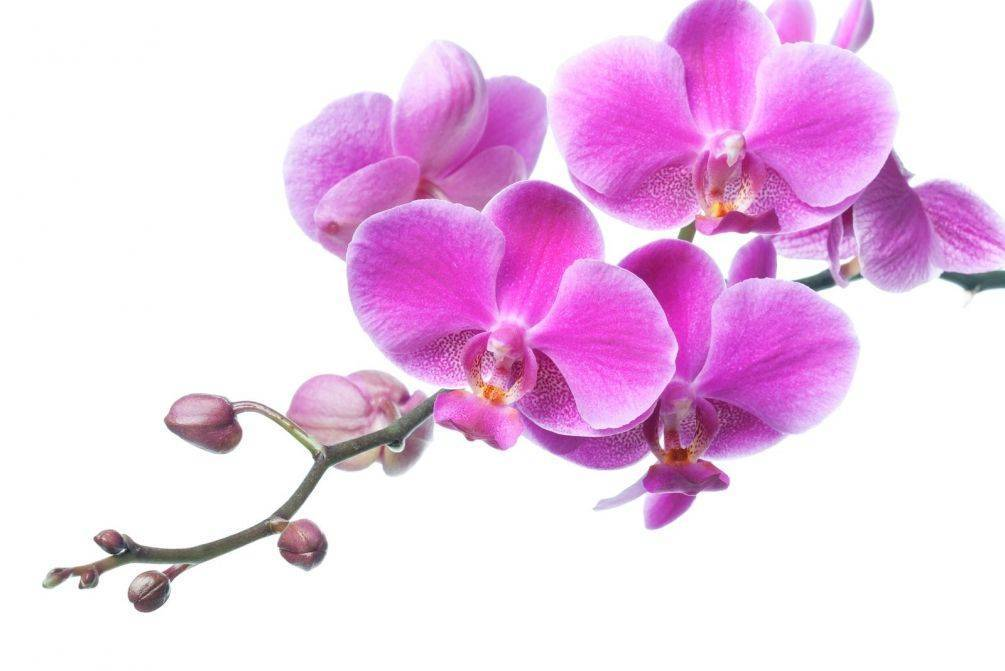
#> input picture flower.jpg, 1005 x 671 px
$ jupyter execute --allow-errors 'Научное программирование и машинное обучение.ipynb'   (shell and % lines are left out)
#> lines starting #> are read from the running program, lines starting #| are printed output that depends on the picture
# Визуализация данных в Python

[cell 1]
#импорт для всего ноутбука
import pandas as pd
import matplotlib.pyplot as plt
import numpy as np
import math
import seaborn as sns

[cell 2]
#1
x = [2,3,1]
y = [1,1,3]

fig, ax = plt.subplots(figsize = (6,4))
ax.fill(x,y,'y')
plt.show()
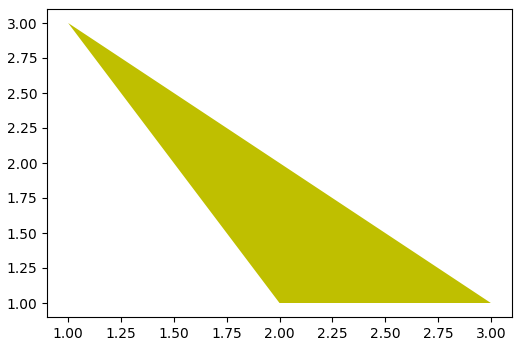
#> figure drawn by matplotlib, 1 panel

[cell 3]
#2
x = np.linspace(-100, 100, 20)
y = [i**3 for i in x]

fig, ax = plt.subplots()
ax.plot(x, y, 'g*-')
ax.text(-60, -10 ** 6, 'квадратичная функция', fontstyle = 'italic', fontsize = 20)
plt.show()
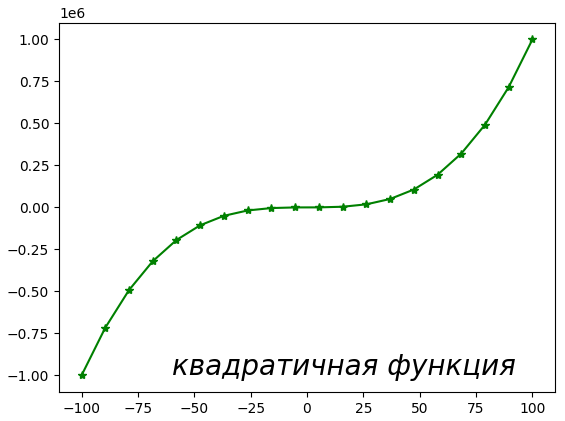
#> figure drawn by matplotlib, 1 panel; curve peaks at x = 100, y = 1000000

Запустите, код, предложенный ниже. Подумайте и напишите ответ на следующие вопросы:

1) Что оначает с=(1.0, 0.0, 0.0)?
2) Когда вы запустите код, то получите ошибку. Существует два способа её исправить. Какие?
3) За что отвечает параметр alpha?
4) За что отвечает параметр edgecolor?

[cell 4]
import matplotlib.pyplot as plt

x = [1, 1, 3, 2, 5, 6, 6, 7, 8, 10, 9]
y1 = [2, 3, 4, 1, 3, 5, 7, 6, 9, 8, 11]
y2 = [3, 1, 3.8, 2, 2.5, 5.5, 6.8, 7, 4, 6, 11.2]
y3 = [2.5, 1, 3.4, 2, 4, 5.1, 7.5, 6, 3, 7, 9.1]
massiv = [x, y1]

plt.figure(figsize=(6, 4))
plt.scatter(massiv[0], massiv[1], c=(1.0, 0.0, 0.0), s=100)
plt.scatter(x, y2, c='c', s=100, alpha=0.7)
plt.scatter(x, y3, c='y', s=100, edgecolor='g')
plt.show()
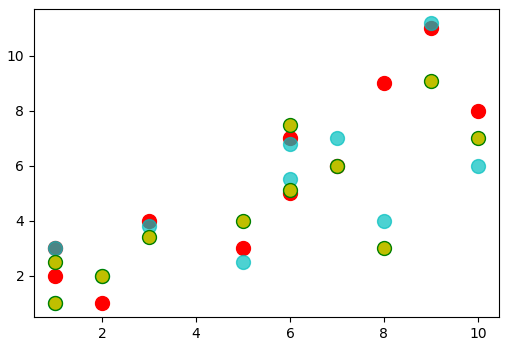
#> figure drawn by matplotlib, 1 panel

1) c=(1.0, 0.0, 0.0) - RGB последовательность R-red, G-green, B-blue -> это красный
2) можно записать вместо последовательности 'r' - то есть буквенным обозначением. Либо использовать 2у мерный массив с единственной строчкой.
3) alpha - прозрачность
4) edgecolor - цвет обводки

Загрузите из файла fruit.txt датафрейм, содержащий количество фруктов каждого вида в киоске. Постройте столбчатую диаграмму, отражающую это количество. По оси X должно быть для каждого столбца указано название соответствующего фрукта. Столбцы должны быть разного цвета. Не забудьте подписать оси и указать заголовок графика.

#> (a cell that did not finish here is left out)

[cell 6]
fig, ax = plt.subplots()
#> (the rest of this cell did not finish here and is left out)

Загрузите из файла weather.txt датафрейм погодных данных. Постройте с помощью функции plot кривую (маркеры-кружочки, соединённые линией) зависимости температуры воздуха от дня недели. Над каждой точкой добавьте текст (с помощью функции text), отражающий погодные условия (sun, rain или cloudy). Причём цвет текста должен так же отражать погодные условия (sun - оранжевый, rain - синий, cloudy - серый). По оси X должны идти дни недели. Не забудьте подписать оси и указать заголовок графика.

Не нужно писать семь строк добавления текста к каждой точке, где вручную для каждого дня будет прописан текст и цвета. Автоматизируйте процесс, используя цикл.

#> (a cell that did not finish here is left out)

#> (a cell that did not finish here is left out)

[cell 9]
fig, ax = plt.subplots(figsize = (10,6))

#> (the rest of this cell did not finish here and is left out)

Создайте три двумерных массива размером 10 на 10, содержащих случайные целые числа от 0 до 100. Изобразите каждый двумерный массив в виде псевдоцветного изображения с помощью функции pcolormesh. Необходимо, чтобы 3 графика, соответствующие массивам, располагались на одном рисунке (Figure) в одну линию (график, соответствующий первому массиву - слева; график, соответствующий второму массиву - посередине; график, соответствующий третьему массиву - справа), т.е. нужно создать несколько областей рисования Axes. Поработайте с метками делений на осях - необходимо, чтобы это были буквы от a до j, располагающиеся в центре каждого цветного квадрата. Так же у каждого массива должна быть своя цветовая палитра (различные варианты cmap). Добавьте colorbar для кадого графика.

[cell 10]
import matplotlib.pyplot as plt
import numpy as np

[cell 11]
def generation_massiv():
    mas = np.random.randint(0, 100, (10, 10))
    return mas

[cell 12]
a = generation_massiv()
b = generation_massiv()
c = generation_massiv()

#> (a cell that did not finish here is left out)

[cell 14]
fig, (ax1, ax2, ax3) = plt.subplots(nrows = 1, ncols = 3, figsize = (20,6))

x = range(0, 10)
letter = ['a', 'b', 'c', 'd', 'e', 'f', 'g', 'h', 'i', 'j']

ax1.set_xticks(x)
ax1.set_yticks(x)
ax1.set_xticklabels(letter)
ax1.set_yticklabels(letter)
pc1 = ax1.pcolormesh(x, x, a, cmap = 'jet', shading = 'auto')
cb1 = fig.colorbar(pc1, ax=ax1)
cb1.ax.set_title('color')

ax2.set_xticks(x)
ax2.set_yticks(x)
ax2.set_xticklabels(letter)
ax2.set_yticklabels(letter)
pc2 = ax2.pcolormesh(x, x, b, cmap = 'viridis', shading = 'auto')
cb2 = fig.colorbar(pc2, ax=ax2)
cb2.ax.set_title('color')

ax3.set_xticks(x)
ax3.set_yticks(x)
ax3.set_xticklabels(letter)
ax3.set_yticklabels(letter)
pc3 = ax3.pcolormesh(x, x, c, cmap = 'cool', shading = 'auto')
cb3 = fig.colorbar(pc3, ax=ax3)
cb3.ax.set_title('color')

plt.show()
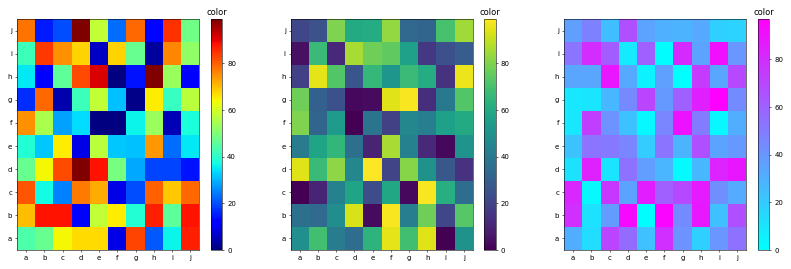
#> figure drawn by matplotlib, 6 panels

Загрузите картинку flower.jpg как массив numpy с помощью функции img = plt.imread('имя файла'). Полученный трёхмерный массив img представляет картинку как набор пикселей с тремя значениями RGB от 0 до 255: img[m][n] = [r g b], где $0 <= r, g, b <= 255$. Необходимо поменять цвет фона на картинке на жёлтый (все пиксели белого цвета со значением [255 255 255] поменять на массив из трёх чисел, соответствующих жёлтому цвету в RGB). Нарисовать полученную картинку с помощью функции imshow и сохранить рисунок в текущую директорию.

[cell 15]
img = plt.imread('flower.jpg')
#> img is the input picture: shape (671, 1005, 3); mean R, G, B 237.7, 204.2, 235
np_img = np.array(img)

[cell 16]
fig, ax = plt.subplots()
im = ax.imshow(img)
ax.xaxis.set_visible(False)
ax.yaxis.set_visible(False)
plt.show()

[cell 17]
for i in range(img.shape[0]):
    for j in range(img.shape[1]):
        if img[i][j][0] == 255 and img[i][j][1] == 255 and img[i][j][2] == 255:
            np_img[i][j] = [255, 255, 0]
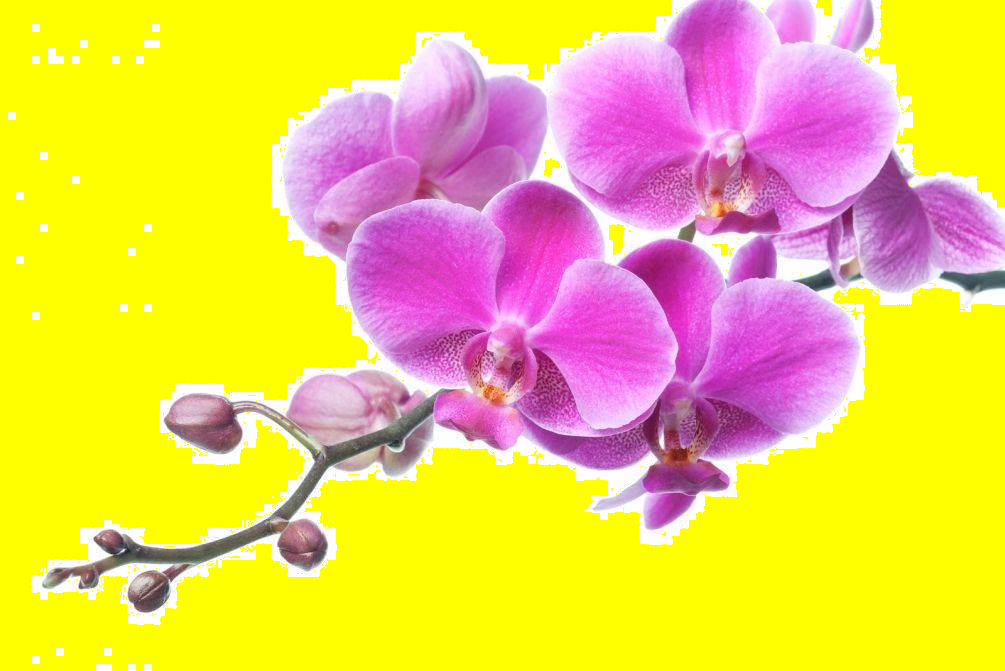
#> np_img: shape (671, 1005, 3); mean R, G, B 237.7, 204.2, 89.9

[cell 18]
fig, ax = plt.subplots()
im = ax.imshow(np_img)
ax.xaxis.set_visible(False)
ax.yaxis.set_visible(False)
plt.show()
fig.savefig('Flower 2.0.jpeg', dpi = 200)
# plt.savefig(...) сохранял картинку, но она была пустой

a) Задать два списка 𝑥 и 𝑦 из 200 случайных чисел от 0 до 100. Построить диаграмму рассеяния, задав точкам разные цвета в зависимости от того, в какую область они попали на плоскости

см. image1.jpeg и image2.jpeg

b) Построить столбчатую диаграмму, сгруппировав по 3 столбика. Задать высоты столбиков самостоятельно.

с) Построить два графика по теме Вашей научной работы.

[cell 19]
def generation_list(N):
    lst = np.random.randint(0, 100, N)
    return lst

x = generation_list(200)
y = generation_list(200)

d = {'x': x, 'y': y}
df = pd.DataFrame(data = d)
df['flag'] = None

#квадрат
for row in range(df.shape[0]):
    if 40 < df['x'].iloc[row] <60 and 40 <df['y'].iloc[row] <60:
        df['flag'].iloc[row] = 'g'
    elif 20 < df['x'].iloc[row] <80 and 20 <df['y'].iloc[row] <80:
        df['flag'].iloc[row] = 'r'
    else:
        df['flag'].iloc[row] = 'b'

fig, ax = plt.subplots(figsize = (5, 5))
ax.scatter(x,y, c =df['flag'])
plt.show()
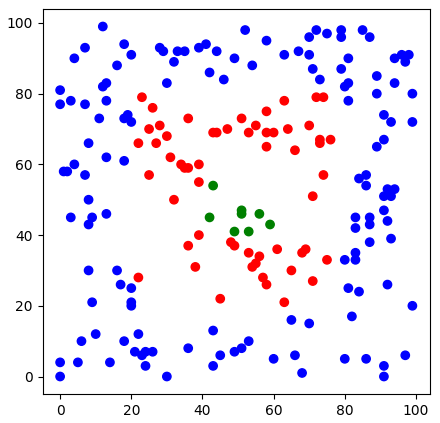
#> figure drawn by matplotlib, 1 panel

[cell 20]
df['flag'] = None
#круг
r = 10
r2 = 30
r3 = 50

# (x – a)2 + (y – b)2 = r2
for row in range(df.shape[0]):
    if (math.pow((df['x'].iloc[row] - 50), 2) + math.pow((df['y'].iloc[row] - 50), 2)) <= (r * r):
        df['flag'].iloc[row] = 'g'
    elif (math.pow((df['x'].iloc[row] - 50), 2) + math.pow((df['y'].iloc[row] - 50), 2)) <= (r2 * r2):
        df['flag'].iloc[row] = 'r'
    elif (math.pow((df['x'].iloc[row] - 50), 2) + math.pow((df['y'].iloc[row] - 50), 2)) <= (r3 * r3):
        df['flag'].iloc[row] = 'b'
    else:
        df['flag'].iloc[row] = 'k'

fig, ax = plt.subplots(figsize = (5, 5))
ax.scatter(x,y, c =df['flag'])
plt.show()
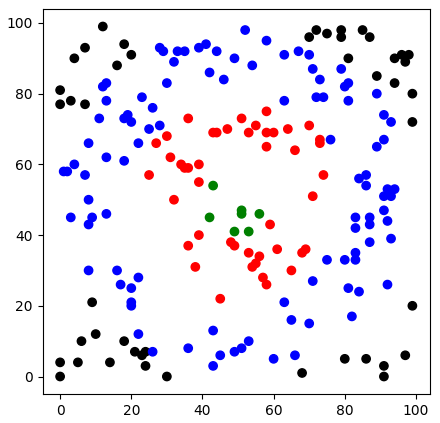
#> figure drawn by matplotlib, 1 panel

[cell 21]
variables = ['x' + str(i) for i in range(1,6)]
#> variables = ['x1', 'x2', 'x3', 'x4', 'x5']
ah = [10, 21, 34, 12,27]
bh = [17,19,25,21,26]
ch = [22, 34, 12, 17, 28]

x = np.arange(0, len(variables))
#> x = [0, 1, 2, 3, 4]
width = 0.3

fig, ax = plt.subplots(figsize = (6,4))
ax.bar(x - width, ah, width, color='b', label = 'a', alpha = 0.5)
ax.bar(x, bh, width, color='r', label = 'b', alpha = 0.5)
ax.bar(x + width, ch, width, color='g', label = 'c', alpha = 0.5)
ax.set_xticks(x)
ax.set_xticklabels(variables)
ax.legend()
ax.set_title('График чего-нибудь')
ax.set_xlabel('Группы х')
ax.set_ylabel('Величина х')
plt.show()
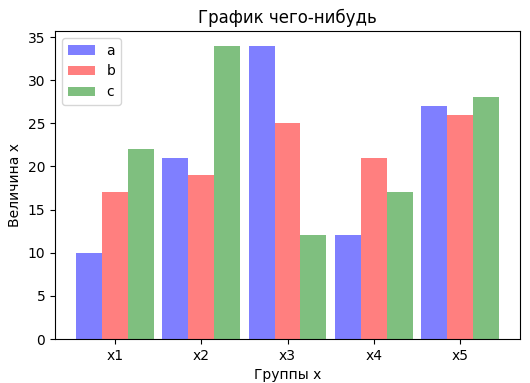
#> figure drawn by matplotlib, 1 panel; tallest bar 34 high, from x = 1.55 to 1.85; tallest bar 26 high, from x = 3.85 to 4.15; tallest bar 34 high, from x = 1.15 to 1.45
